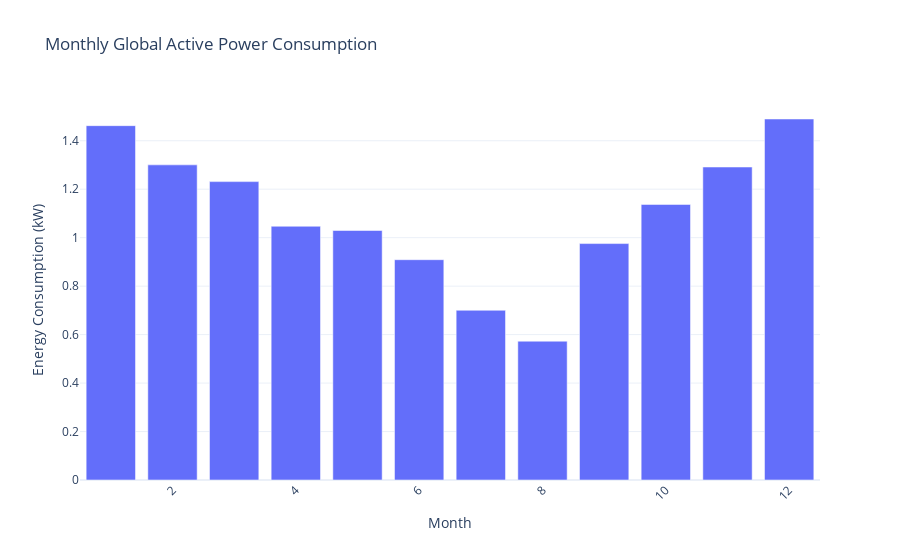

Source (notebook cell):
### Code cell
df_copy['month'] = df_copy['Timestamp'].dt.month
hourly_data = df_copy.groupby('month')['Global_active_power'].mean().reset_index()
fig = px.bar(hourly_data, x='month', y='Global_active_power',
             title='Monthly Global Active Power Consumption',
             labels={'Global_active_power': 'Energy Consumption (kW)', 'month': 'Month'},
             template='plotly_white')

fig.update_layout(xaxis_tickangle=-45)
fig.show()

### Figure 1 — Plotly figure (JSON) as saved in the notebook; plotly's stock layout.template omitted (floating-point values rounded to 4 significant figures)
{"data": [{"alignmentgroup": "True", "hovertemplate": "Month=%{x}<br>Energy Consumption (kW)=%{y}<extra></extra>", "legendgroup": "", "marker": {"color": "#636efa", "pattern": {"shape": ""}}, "name": "", "offsetgroup": "", "orientation": "v", "showlegend": false, "textposition": "auto", "type": "bar", "x": [1, 2, 3, 4, 5, 6, 7, 8, 9, 10, 11, 12], "xaxis": "x", "y": [1.462, 1.3, 1.231, 1.047, 1.03, 0.9091, 0.7004, 0.5728, 0.9757, 1.137, 1.292, 1.49], "yaxis": "y"}], "layout": {"barmode": "relative", "legend": {"tracegroupgap": 0}, "title": {"text": "Monthly Global Active Power Consumption"}, "xaxis": {"anchor": "y", "domain": [0, 1], "tickangle": -45, "title": {"text": "Month"}}, "yaxis": {"anchor": "x", "domain": [0, 1], "title": {"text": "Energy Consumption (kW)"}}}}
